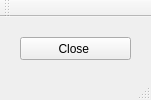
<?xml version="1.0" encoding="UTF-8"?>
<ui version="4.0">
 <class>MainWindow</class>
 <widget class="QMainWindow" name="MainWindow">
  <property name="geometry">
   <rect>
    <x>0</x>
    <y>0</y>
    <width>151</width>
    <height>100</height>
   </rect>
  </property>
  <property name="windowTitle">
   <string>MainWindow</string>
  </property>
  <widget class="QWidget" name="centralWidget">
   <widget class="QPushButton" name="btnClose">
    <property name="geometry">
     <rect>
      <x>20</x>
      <y>20</y>
      <width>111</width>
      <height>23</height>
     </rect>
    </property>
    <property name="text">
     <string>Close </string>
    </property>
   </widget>
  </widget>
  <widget class="QMenuBar" name="menuBar">
   <property name="geometry">
    <rect>
     <x>0</x>
     <y>0</y>
     <width>151</width>
     <height>21</height>
    </rect>
   </property>
  </widget>
  <widget class="QToolBar" name="mainToolBar">
   <attribute name="toolBarArea">
    <enum>TopToolBarArea</enum>
   </attribute>
   <attribute name="toolBarBreak">
    <bool>false</bool>
   </attribute>
  </widget>
  <widget class="QStatusBar" name="statusBar"/>
 </widget>
 <layoutdefault spacing="6" margin="11"/>
 <resources/>
 <connections/>
</ui>
